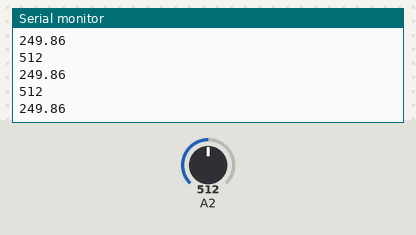
The sketch below on a simulated Arduino Uno, built with avr-gcc and run on an emulated ATmega328P. Shown: the last lines printed to the serial monitor. Inputs (shaded band) come from the test bench; at power-on: A2 = 512.

Above: at 1.2 s.
1.3 s: A2 set to 716
At 1.69 s:
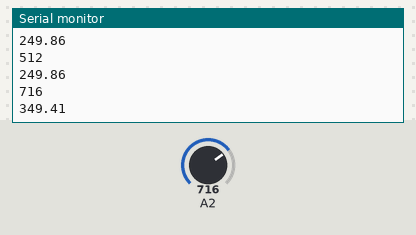
2.8 s: A2 set to 900
At 2.94 s:
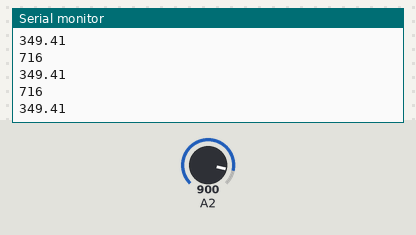
Timing chart, 0 to 5.8 s (numbered marks = the images above; inputs shaded):
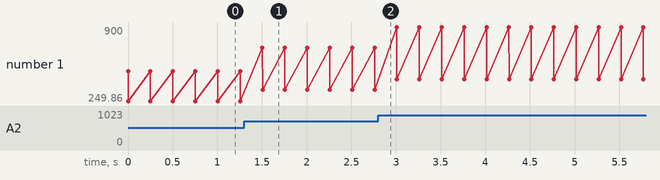

Measured:
- after the input at 1.3 s, the serial monitor: prints a new line after 0.21 s (image 1)
- plotted number 1: 249.86 → 349.41 after the input at 1.3 s, 349.41 → 439.2 after the input at 2.8 s

The sketch:

TEsteFDP.pde
```cpp
void setup() {
  Serial.begin(115200);
}

void loop() {
  Serial.println(analogRead(2));
      float temperatura = (analogRead(2) * 0.00488);  // 5V / 1023 = 0.00488 (precisão do A/D)
    temperatura = temperatura * 100; //Converte milivolts para graus celcius, lembrando que a cada 10mV equivalem a 1 grau celcius

  Serial.println(temperatura);
  delay(250);
}
```
